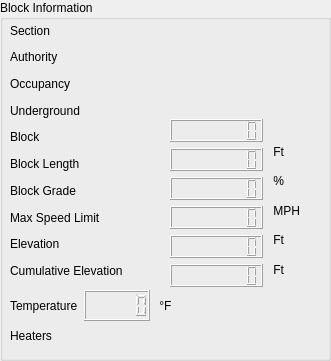
     <widget class="QGroupBox" name="blockinfoGroup_2">
      <property name="geometry">
       <rect>
        <x>920</x>
        <y>120</y>
        <width>331</width>
        <height>361</height>
       </rect>
      </property>
      <property name="title">
       <string>Block Information</string>
      </property>
      <widget class="QWidget" name="verticalLayoutWidget_9">
       <property name="geometry">
        <rect>
         <x>10</x>
         <y>20</y>
         <width>120</width>
         <height>261</height>
        </rect>
       </property>
       <layout class="QVBoxLayout" name="blockinfolabelsBlock_2">
        <item>
         <widget class="QLabel" name="segmentSelected_2">
          <property name="text">
           <string>Section</string>
          </property>
         </widget>
        </item>
        <item>
         <widget class="QLabel" name="blockauthoritylabelTB">
          <property name="text">
           <string>Authority</string>
          </property>
         </widget>
        </item>
        <item>
         <widget class="QLabel" name="blockoccupancylabelTB">
          <property name="text">
           <string>Occupancy</string>
          </property>
         </widget>
        </item>
        <item>
         <widget class="QLabel" name="undergroundTBlabel">
          <property name="text">
           <string>Underground</string>
          </property>
         </widget>
        </item>
        <item>
         <widget class="QLabel" name="blockNumber_2">
          <property name="text">
           <string>Block</string>
          </property>
         </widget>
        </item>
        <item>
         <widget class="QLabel" name="blockLength_2">
          <property name="text">
           <string>Block Length</string>
          </property>
         </widget>
        </item>
        <item>
         <widget class="QLabel" name="blockGrade_2">
          <property name="text">
           <string>Block Grade</string>
          </property>
         </widget>
        </item>
        <item>
         <widget class="QLabel" name="maxspeedLimit_2">
          <property name="text">
           <string>Max Speed Limit</string>
          </property>
         </widget>
        </item>
        <item>
         <widget class="QLabel" name="label_11">
          <property name="text">
           <string>Elevation</string>
          </property>
         </widget>
        </item>
        <item>
         <widget class="QLabel" name="label_12">
          <property name="text">
           <string>Cumulative Elevation</string>
          </property>
         </widget>
        </item>
       </layout>
      </widget>
      <widget class="QWidget" name="verticalLayoutWidget_10">
       <property name="geometry">
        <rect>
         <x>170</x>
         <y>20</y>
         <width>93</width>
         <height>267</height>
        </rect>
       </property>
       <layout class="QVBoxLayout" name="blockinfooutputBlock_2">
        <item>
         <widget class="QLabel" name="sectionSelectedTB_O">
          <property name="text">
           <string/>
          </property>
         </widget>
        </item>
        <item>
         <widget class="QLabel" name="blockAuthorityTB_O">
          <property name="text">
           <string/>
          </property>
         </widget>
        </item>
        <item>
         <widget class="QLabel" name="blockoccupancyTB_O">
          <property name="text">
           <string/>
          </property>
         </widget>
        </item>
        <item>
         <widget class="QLabel" name="undrgroundTB_O">
          <property name="text">
           <string/>
          </property>
         </widget>
        </item>
        <item>
         <widget class="QLCDNumber" name="blockNumberTB_O">
          <property name="font">
           <font>
            <weight>75</weight>
            <bold>true</bold>
           </font>
          </property>
          <property name="digitCount">
           <number>8</number>
          </property>
          <property name="segmentStyle">
           <enum>QLCDNumber::Outline</enum>
          </property>
         </widget>
        </item>
        <item>
         <widget class="QLCDNumber" name="blockLengthTB_O">
          <property name="font">
           <font>
            <weight>75</weight>
            <bold>true</bold>
           </font>
          </property>
          <property name="digitCount">
           <number>8</number>
          </property>
          <property name="segmentStyle">
           <enum>QLCDNumber::Outline</enum>
          </property>
         </widget>
        </item>
        <item>
         <widget class="QLCDNumber" name="blockGradeTB_O">
          <property name="font">
           <font>
            <weight>75</weight>
            <bold>true</bold>
           </font>
          </property>
          <property name="digitCount">
           <number>8</number>
          </property>
          <property name="segmentStyle">
           <enum>QLCDNumber::Outline</enum>
          </property>
         </widget>
        </item>
        <item>
         <widget class="QLCDNumber" name="maxspeedlimitTB_O">
          <property name="font">
           <font>
            <weight>75</weight>
            <bold>true</bold>
           </font>
          </property>
          <property name="digitCount">
           <number>8</number>
          </property>
          <property name="segmentStyle">
           <enum>QLCDNumber::Outline</enum>
          </property>
         </widget>
        </item>
        <item>
         <widget class="QLCDNumber" name="elevationTB_O">
          <property name="font">
           <font>
            <weight>75</weight>
            <bold>true</bold>
           </font>
          </property>
          <property name="digitCount">
           <number>8</number>
          </property>
          <property name="segmentStyle">
           <enum>QLCDNumber::Outline</enum>
          </property>
         </widget>
        </item>
        <item>
         <widget class="QLCDNumber" name="cumulativeelevationTB_O">
          <property name="font">
           <font>
            <weight>75</weight>
            <bold>true</bold>
           </font>
          </property>
          <property name="digitCount">
           <number>8</number>
          </property>
          <property name="segmentStyle">
           <enum>QLCDNumber::Outline</enum>
          </property>
         </widget>
        </item>
       </layout>
      </widget>
      <widget class="QWidget" name="verticalLayoutWidget_2">
       <property name="geometry">
        <rect>
         <x>270</x>
         <y>20</y>
         <width>41</width>
         <height>261</height>
        </rect>
       </property>
       <layout class="QVBoxLayout" name="blockinfoscaleBlock_2">
        <item>
         <spacer name="verticalSpacer_2">
          <property name="orientation">
           <enum>Qt::Vertical</enum>
          </property>
          <property name="sizeType">
           <enum>QSizePolicy::Preferred</enum>
          </property>
          <property name="sizeHint" stdset="0">
           <size>
            <width>20</width>
            <height>120</height>
           </size>
          </property>
         </spacer>
        </item>
        <item>
         <widget class="QLabel" name="label_13">
          <property name="text">
           <string> Ft</string>
          </property>
         </widget>
        </item>
        <item>
         <widget class="QLabel" name="label_14">
          <property name="text">
           <string> %</string>
          </property>
         </widget>
        </item>
        <item>
         <widget class="QLabel" name="label_15">
          <property name="text">
           <string> MPH</string>
          </property>
         </widget>
        </item>
        <item>
         <widget class="QLabel" name="label_16">
          <property name="text">
           <string> Ft</string>
          </property>
         </widget>
        </item>
        <item>
         <widget class="QLabel" name="ft_label3_2">
          <property name="text">
           <string> Ft</string>
          </property>
         </widget>
        </item>
       </layout>
      </widget>
      <widget class="QWidget" name="horizontalLayoutWidget_33">
       <property name="geometry">
        <rect>
         <x>10</x>
         <y>290</y>
         <width>211</width>
         <height>31</height>
        </rect>
       </property>
       <layout class="QHBoxLayout" name="temperatureblock_2">
        <item>
         <widget class="QLabel" name="temperature_2">
          <property name="text">
           <string>Temperature</string>
          </property>
         </widget>
        </item>
        <item>
         <widget class="QLCDNumber" name="temperatureTB_O">
          <property name="font">
           <font>
            <weight>75</weight>
            <bold>true</bold>
           </font>
          </property>
          <property name="segmentStyle">
           <enum>QLCDNumber::Outline</enum>
          </property>
         </widget>
        </item>
        <item>
         <widget class="QLabel" name="label_17">
          <property name="text">
           <string> °F</string>
          </property>
         </widget>
        </item>
       </layout>
      </widget>
      <widget class="QWidget" name="horizontalLayoutWidget_34">
       <property name="geometry">
        <rect>
         <x>10</x>
         <y>320</y>
         <width>211</width>
         <height>31</height>
        </rect>
       </property>
       <layout class="QHBoxLayout" name="heatersblock_2">
        <item>
         <widget class="QLabel" name="heaters_2">
          <property name="text">
           <string>Heaters</string>
          </property>
         </widget>
        </item>
        <item>
         <widget class="QLabel" name="heatersTB_O">
          <property name="text">
           <string/>
          </property>
         </widget>
        </item>
       </layout>
      </widget>
      <widget class="QLabel" name="AuthorityboolTB">
       <property name="geometry">
        <rect>
         <x>120</x>
         <y>50</y>
         <width>51</width>
         <height>20</height>
        </rect>
       </property>
       <property name="text">
        <string/>
       </property>
      </widget>
     </widget>
